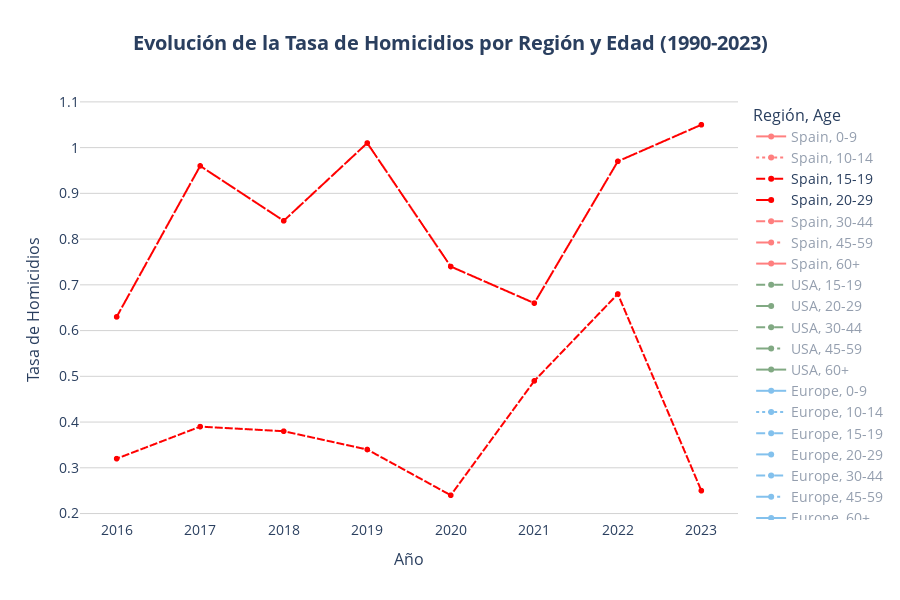

Notebook cell for this chart:
### Code cell
# TODO: personalizar hover para que salga la categoría de Age en las etiquetas

time_series_plot(
    df = df_time_series['country'],
    x='Year',
    y='homicides_rate',
    line_group='Country',
    line_dash='Age',
    color='Region_2',
    default_visible_name=['Spain, 15-19', 'Spain, 20-29'],
    title='Evolución de la Tasa de Homicidios por Región y Edad (1990-2023)',
    #hover_data=HOVER_DATA['time_series_country'],
    labels=LABELS['time_series'],
    #hovertemplate=HOVER_TEMPLATES['time_series_country'],
    color_discrete_map=COLOR_MAP['Region_2'],
    category_orders=CATEGORY_ORDERS,
    plot_save_path=os.path.join(PROJECT_PATH, 'plots', PLOT_FILENAME['time_series']),
    show=True,
    hover_data={
    "Region_2": False,
    "Country": True ,     
    "Year": True,        
    "homicides_rate": True, 
    "homicides_rate_abs_change": True,
    "Age": True
    },
    hovertemplate=(
        "<b style='font-size: 14px'>%{customdata[1]}</b><br>" 
        "<br>" 
        
        # Línea 1: AÑO
        "<b>Año:</b> %{x}<br>"
        
        # Línea 2: TASA (Usando tu etiqueta exacta y formato .2f)
        "<b>Tasa de Homicidios:</b> %{y:.2f}<br>"
        
        # Línea 3: VARIACIÓN (Usando tu etiqueta exacta y formato +.2f)
        "<b>Variación Absoluta:</b> %{customdata[2]:+.2f}"

        # Category
        "<b>Age:</b> %{customdata[3]}<br>"
        
        # Ocultamos la etiqueta secundaria de la derecha
        "<extra></extra>"
    )
)
